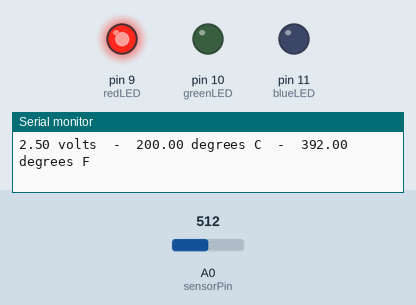
A sketch run on a simulated Arduino Uno, built with avr-gcc and run on an emulated ATmega328P. On the bench: output pins drawn as LEDs (lit = HIGH), the last lines printed to the serial monitor. The inputs (shaded band) are chosen by the test bench; at power-on: A0 (sensorPin) = 512.

Above: at 3.8 s.
3.9 s: A0 (sensorPin) set to 165
7.8 s: A0 (sensorPin) set to 151
At 10.4 s:
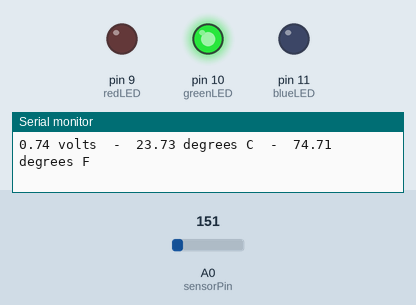
11.7 s: A0 (sensorPin) set to 122
At 12.7 s:
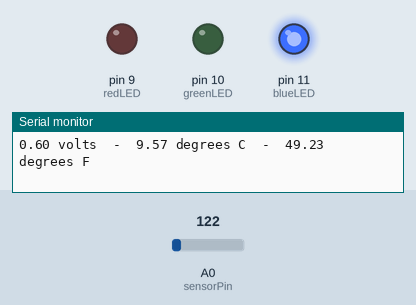
15.6 s: A0 (sensorPin) set to 306
At 18.6 s:
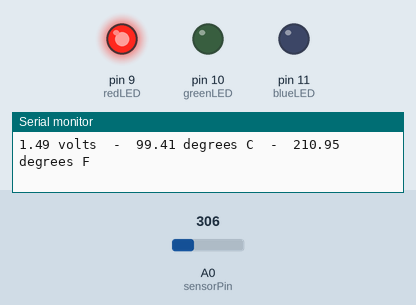
19.5 s: A0 (sensorPin) set to 65
At 22.2 s:
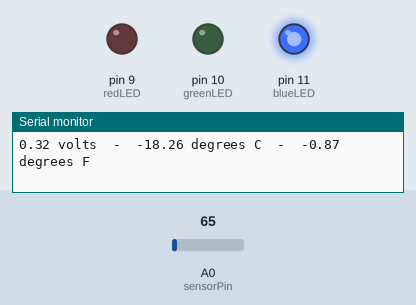
Timing chart, 0 to 23.7 s (numbered marks = the images above; inputs shaded):
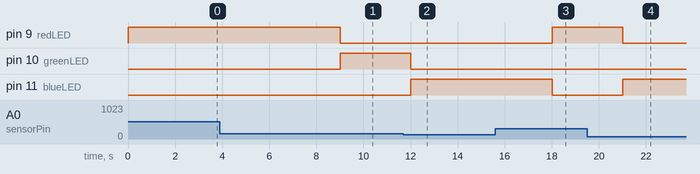

Measured:
- the behaviour switches between 152 and 151 on A0 (sensorPin) (found by bisection; images 0 and 1)
- after the input at 7.8 s, pin 9 (redLED): HIGH → LOW after 1.2 s; pin 10 (greenLED): LOW → HIGH after 1.2 s
- after the input at 11.7 s, pin 10 (greenLED): HIGH → LOW after 0.31 s; pin 11 (blueLED): LOW → HIGH after 0.31 s
- after the input at 15.6 s, pin 9 (redLED): LOW → HIGH after 2.4 s; pin 11 (blueLED): HIGH → LOW after 2.4 s
- after the input at 19.5 s, pin 9 (redLED): HIGH → LOW after 1.5 s; pin 11 (blueLED): LOW → HIGH after 1.5 s

The sketch:

ADVANCEDArduinoPresentationCode.ino
```cpp
#define sensorPin  A0
#define redLED 9
#define greenLED 10
#define blueLED 11

void setup()
{
  pinMode(redLED, OUTPUT);
  pinMode(greenLED, OUTPUT);
  pinMode(blueLED, OUTPUT);
  Serial.begin(9600);
}

void loop()
{
  int reading = analogRead(sensorPin);
  float voltage = reading * 5.0;
  voltage /= 1024.0;
  float temperatureC = (voltage - 0.5) * 100 ;
  float temperatureF = (temperatureC * 9.0 / 5.0) + 32.0;

  Serial.print(voltage); Serial.print(" volts  -  ");
  Serial.print(temperatureC); Serial.print(" degrees C  -  ");
  Serial.print(temperatureF); Serial.println(" degrees F");

  if (temperatureF >= 75) {
    digitalWrite(redLED, HIGH);
    digitalWrite(greenLED, LOW);
    digitalWrite(blueLED, LOW);
  }
  else if (temperatureF >= 70 && temperatureF < 75) {
    digitalWrite(redLED, LOW);
    digitalWrite(greenLED, HIGH);
    digitalWrite(blueLED, LOW);
  }
  else {
    digitalWrite(redLED, LOW);
    digitalWrite(greenLED, LOW);
    digitalWrite(blueLED, HIGH);
  }

  delay(3000);
}
```
